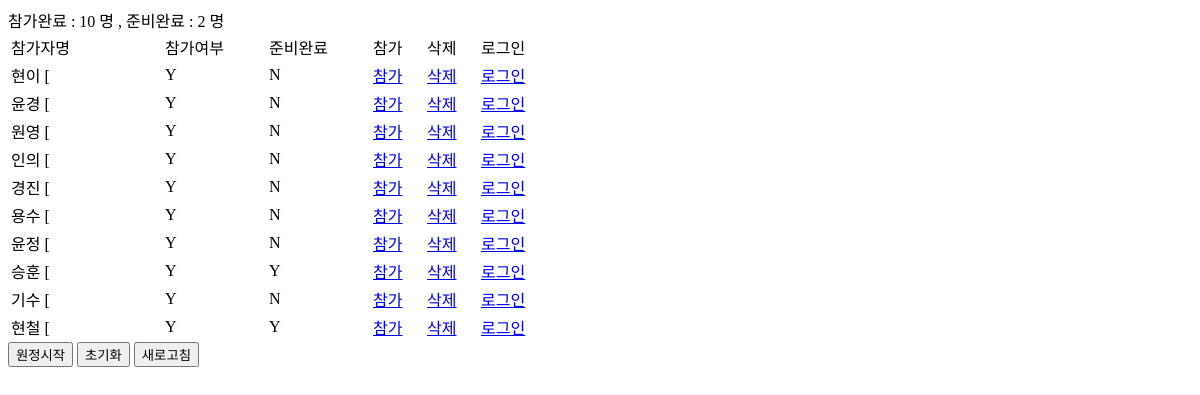
The page /start/ on the database as committed earlier.
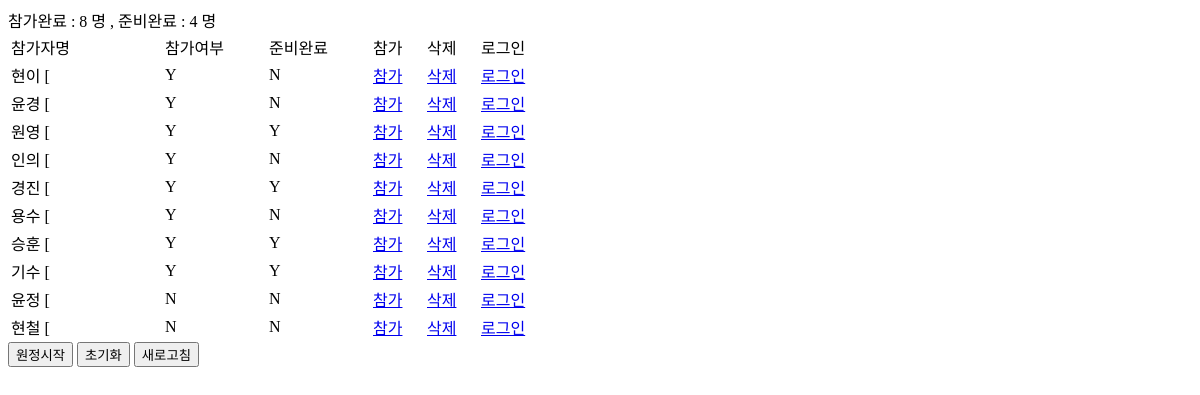
The same page on the database as committed later.
### abaloneDjango/models.py (models this page shows)
class User(models.Model):
    username = models.CharField(max_length=30,unique=True)
    joinYn = models.CharField(max_length=1)
    readyYn = models.CharField(default='N',max_length=1)
    assinKnightId = models.IntegerField(default=0, help_text="지정카드")

### abaloneDjango/views.py (the view)
# urls.py: path('start/', start_view ,name='start_view'),
def start_view(request):
    template_name = 'abaloneDjango/start.html'
    userlist = User.objects.all().order_by('-joinYn')  # 추가
    joinusercnt = User.objects.filter(joinYn='Y').count()
    readyusercnt = User.objects.filter(readyYn='Y').count()
    context = {
        'userlist': userlist,  # 추가
        'joinusercnt': joinusercnt,  # 추가
        'readyusercnt': readyusercnt,  # 추가
    }
    return render(request, template_name, context)

### abaloneDjango/templates/abaloneDjango/start.html (shortened to what this page needs)
<html lang="en">
<head>
</head>
<body>
참가완료 : {{ joinusercnt }} 명 , 준비완료 : {{ readyusercnt }}  명
<table>
    <tr>
        <td width="150">참가자명</td>
        <td width="100">참가여부</td>
        <td width="100">준비완료</td>
        <td width="50">참가</td>
        <td width="50">삭제</td>
        <td width="70">로그인</td>
    </tr>
{% for user in userlist %}
    <tr>
        <td>{{ user.username }} [ <font color="white">{{ user.assinKnightId }}</font></td>
        <td>{{ user.joinYn }}</td>
        <td>{{ user.readyYn }}</td>
        <td><a href="{% url 'join_view' username=user.username %}">참가</a></td>
        <td><a href="{% url 'delete_view' username=user.username %}">삭제</a></td>
        <td><a href="{% url 'knight_select_view' username=user.username %}">로그인</a></td>
    </tr>
{% endfor %}
</table>
<input onclick="location.href={% url 'assin_view' %};return false;" value="원정시작" type="button" width="100%"/>
<input onclick="location.href={% url 'init_view' %};return false;" value="초기화" type="button" width="100%"/>
<input onclick="location.href={% url 'start_view' %};return false;" value="새로고침" type="button" width="100%"/>
</body>
</html>

### abaloneDjango/templates/abaloneDjango/start.html (style rules this page uses)
td { border-color: #9d9d00; border-size: 2px; vertical-align: middle; margin: 5px auto 5px auto; }

Rows that differ between the two databases and show on the page:
changed User "원영": readyYn "N" → "Y"
changed User "경진": readyYn "N" → "Y"
changed User "기수": readyYn "N" → "Y"
changed User "윤정": joinYn "Y" → "N"; moves down the list
changed User "현철": joinYn "Y" → "N"; readyYn "Y" → "N"
Other text that changed with them:
{{ joinusercnt }}: "10" → "8"
{{ readyusercnt }}: "2" → "4"
